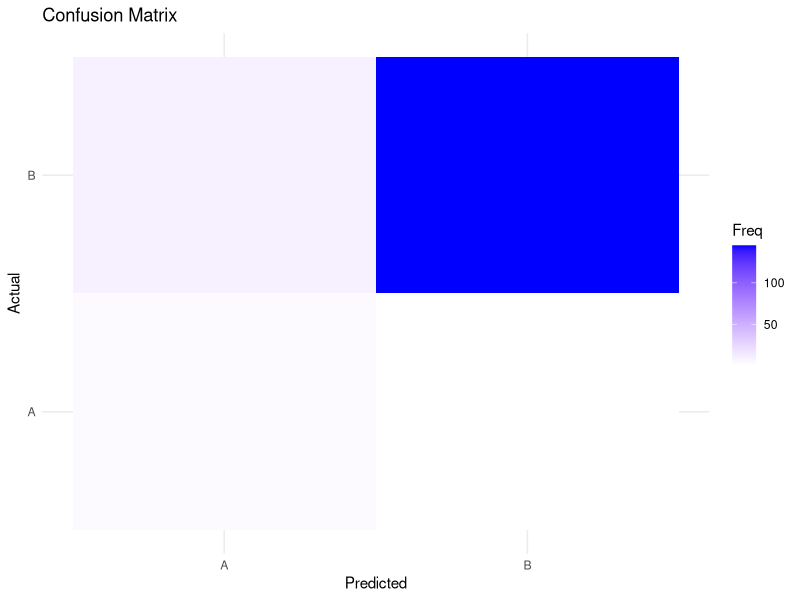
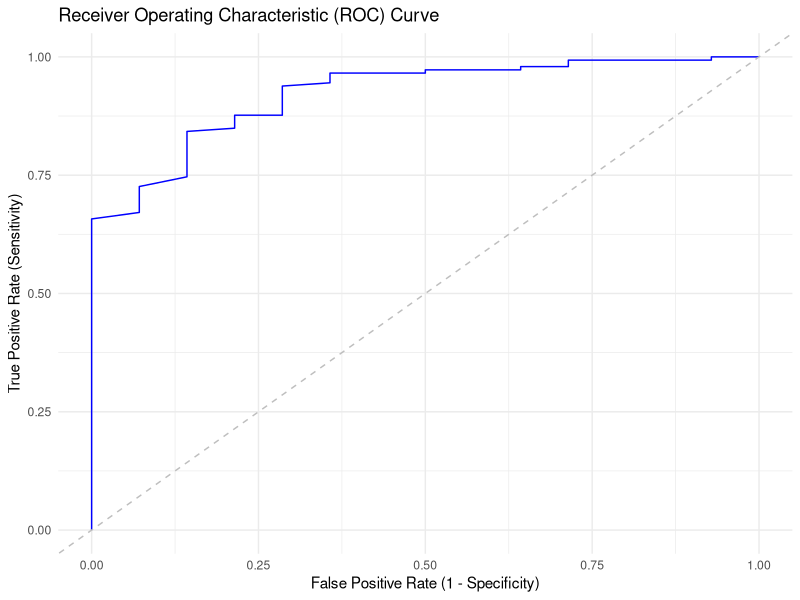

Here is the R script that generated these plots, in order:
## ---- chunk 1
library(dplyr)
library(caret)
library(glmnet)
library(tidyverse)
library(pheatmap)
library(ggplot2)
library(ROCR)
## ---- chunk 2
# loading the dataframe into 'cohort'
cohort <- read.csv("../data/eicu_cohort.csv")

# convert outcome to a categorical type
cohort <- cohort %>% 
          mutate(actualhospitalmortality_enc = ifelse(actualhospitalmortality == "EXPIRED", 0, 1),
                 actualhospitalmortality_enc = as.factor(actualhospitalmortality_enc))

# Define features and outcome
features <- "apachescore"
outcome <- "actualhospitalmortality_enc"

# create ID column
cohort$id <- 1:nrow(cohort)

# Split the data into training and testing sets
set.seed(42)  # Set random seed for reproducibility

train_index <- createDataPartition(cohort[[outcome]], p = 0.7, list = FALSE)

x_train <- cohort[train_index, features]
y_train <- cohort[train_index, outcome]
x_test <- cohort[-train_index, features]
y_test <- cohort[-train_index, outcome]

# creating test and train dataframe
train_df <- cohort[train_index, ]
test_df <- cohort[-train_index, ]


# train model
model <- glm(actualhospitalmortality_enc ~ apachescore , data = train_df, family = "binomial")

# generate predictions
y_hat_test_proba <- predict(model, newdata = test_df, type = "response")

# convert probabilities to binary class labels
y_hat_test_class <- ifelse(y_hat_test_proba >= 0.5, 1, 0)

#creating test data class vector
y_test_class <- test_df$actualhospitalmortality_enc
## ---- chunk 3
probs <- y_hat_test_proba[1:22]
rounded_probs <- round(probs, 2)
print(rounded_probs)
## ---- chunk 4
print(y_hat_test_class[1:22])
## ---- chunk 5
print(y_test_class[1:22])
## ---- chunk 6
# converting y_hat_class and y_test_class in factors
y_hat_test_class <- factor(y_hat_test_class)
y_test_class <- factor(y_test_class)

# Calculating the confusion matrix
confusion <- confusionMatrix(y_hat_test_class, y_test_class)

# getting the class names
class_names <- levels(cohort$actualhospitalmortality)

# representation of the confusion matrix
cm <- as.table(confusion$table)
dimnames(cm) <- list(Actual = class_names, Predicted = class_names)
heatmap <- ggplot(data = as.data.frame(cm), aes(x = Predicted, y = Actual, fill = Freq)) +
  geom_tile() +
  labs(title = "Confusion Matrix", x = "Predicted", y = "Actual") +
  scale_fill_gradient(low = "white", high = "blue") +
  theme_minimal()
## ---- chunk 7
print(cm)
## ---- chunk 8
print(heatmap)
## ---- chunk 9
accuracy <- sum(y_hat_test_class == y_test_class) / length(y_test_class)
print(paste("Accuracy (model) =", round(accuracy, 2)))
## ---- chunk 10
zeros <- rep(0, length(y_test_class))
acc <- sum(y_hat_test_class == zeros) / length(y_test_class)
print(paste("Accuracy (zeros) =", round(acc, 2)))
## ---- chunk 11
# Load the required libraries
library(ggplot2)
library(ROCR)

# Create the prediction object
pred <- prediction(y_hat_test_proba, y_test_class)

# Calculate the true positive rate (sensitivity) and false positive rate
perf <- performance(pred, "tpr", "fpr")

# Extract the data for plotting
roc_data <- data.frame(
  FPR = unlist(perf@x.values),
  TPR = unlist(perf@y.values)
)

# Plot the ROC curve using ggplot2
ggplot(roc_data, aes(x = FPR, y = TPR)) +
  geom_path(color = "blue") +
  geom_abline(slope = 1, intercept = 0, linetype = "dashed", color = "gray") +
  labs(title = "Receiver Operating Characteristic (ROC) Curve",
       x = "False Positive Rate (1 - Specificity)",
       y = "True Positive Rate (Sensitivity)") +
  theme_minimal()
